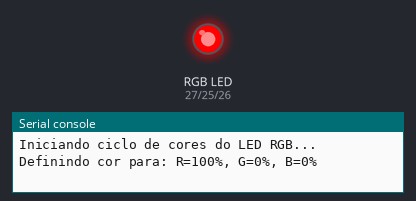
The program below on a simulated ESP32 board running MicroPython. On the bench: an RGB LED mixed from three pins (HIGH = lit), the last lines printed to the serial console. Wiring (from the project's diagram.json): RGB LED G on GPIO 25, RGB LED B on GPIO 26, RGB LED R on GPIO 27.

Above: at 2.5 s.
At 7.5 s:
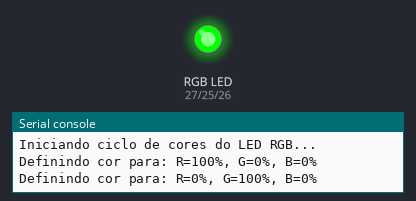
At 12.5 s:
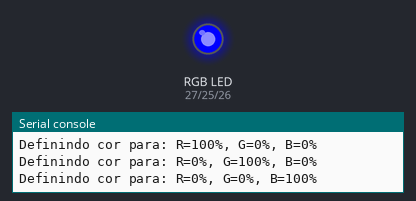
Timing chart, 0 to 19.5 s (numbered marks = the images above):
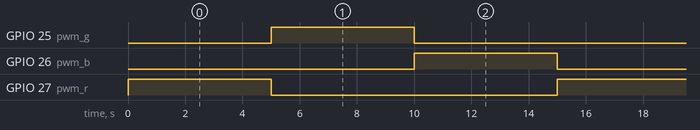

Measured:
- by itself, GPIO 25 (pwm_g), GPIO 26 (pwm_b), GPIO 27 (pwm_r): alternates HIGH for 5.0 s and LOW for 10.0 s
- by itself, everything shown: repeats every 15.0 s, in 3 steps

The program:

main.py
```python
from machine import Pin, PWM
import time

frequencia = 1000

pwm_r = PWM(Pin(27), freq=frequencia)
pwm_g = PWM(Pin(25), freq=frequencia)
pwm_b = PWM(Pin(26), freq=frequencia)

cores = [
  (100, 0, 0),
  (0, 100, 0),
  (0, 0, 100),
]

def set_color(r_percent, g_percent, b_percent):
    duty_r = int(r_percent / 100 * 65535)
    duty_g = int(g_percent / 100 * 65535)
    duty_b = int(b_percent / 100 * 65535)

    pwm_r.duty_u16(duty_r)
    pwm_g.duty_u16(duty_g)
    pwm_b.duty_u16(duty_b)


print("Iniciando ciclo de cores do LED RGB...")

while True:
  for cor in cores:
    r, g, b = cor
    print(f"Definindo cor para: R={r}%, G={g}%, B={b}%")
    set_color(r, g, b)
    time.sleep(5)
```
